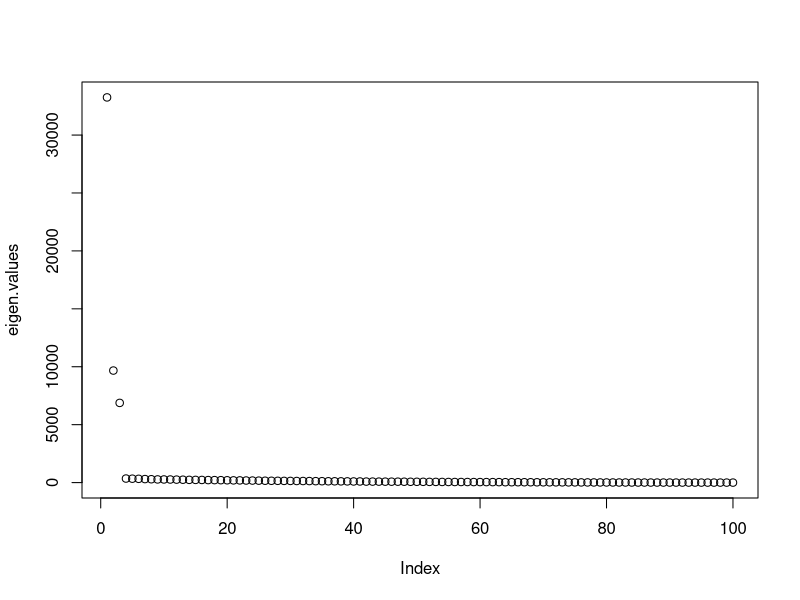
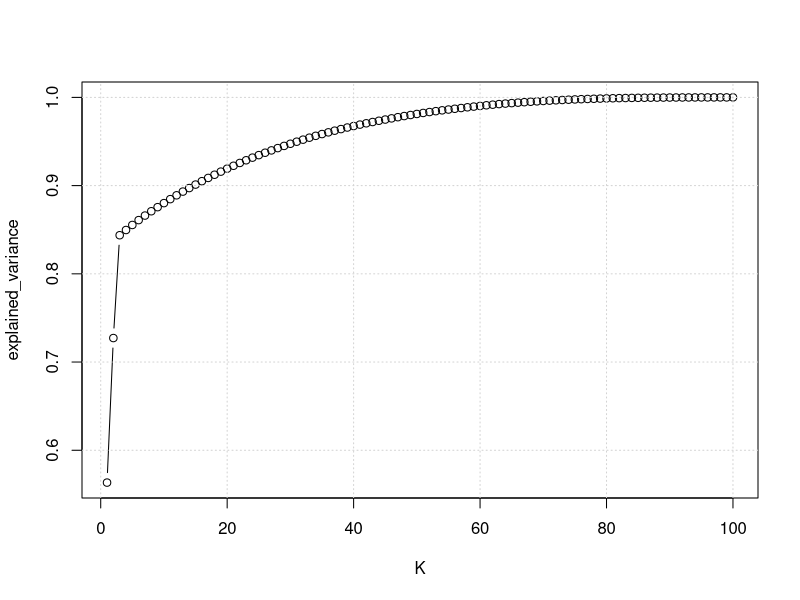
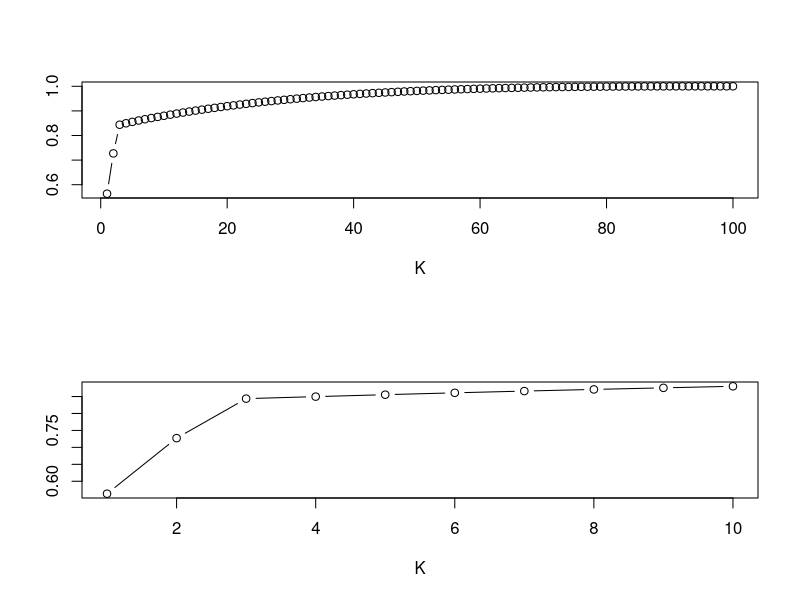

Reproduce these figures in R, in order.
setwd("E:/Magisterka/semestr2/ET/Lab3")
library(readxl)
data1 <- read_excel('dataLab3.xlsx', col_names = FALSE)
data2 <- read_excel('RB.xlsx', col_names = FALSE)
Y <- as.matrix(data1)
N <- ncol(Y)
T <- nrow(Y)
#estimator factor model
eigen.decomp <- eigen(Y %*% t(Y))
eigen.values <- eigen.decomp$values
eigen.vectors <- eigen.decomp$vectors
plot(eigen.values) # to check how many eigen.values take, in that case we take 3 eigen values
K <- 5
F.hat <- sqrt(T) * eigen.vectors[, 1:K]
lambda.hat <- t(F.hat) %*% Y / T
#portion of explained variance:
explained_variance <- cumsum(eigen.values) / sum(eigen.values)
plot(1:T, explained_variance, xlab = 'K', type = 'b')
grid()
#function returning which K we should choose
factor.model.est <- function(Y, K_max)
{
  F <- sqrt(T) * eigen.vectors[, 1:K_max]
  lambda <- t(F) %*% Y / T
  e <- Y - F %*% lambda
  sigma_est <- sum(e ^ 2) / (N * T) # for K_max
  
  PC1 <- 1:K_max
  IPC1 <- 1:K_max
  for (K in 1:K_max)
  {
    F <- sqrt(T) * eigen.vectors[, 1:K]
    lambda <- t(F) %*% Y / T
    e <- Y - F %*% lambda
    V <- sum(e ^ 2) / (N * T)
    # we calculate PC1 and IPC1
    PC1[K] <-
      V + K * sigma_est * ((N + T) / (N * T)) * log(N * T / (N + T))
    IPC1[K] <-
      log(V) + K * ((N + T) / (N * T)) * log(N * T / (N + T))
  }
  #we choose minimums
  min_PC1 <- min(PC1)
  min_IPC1 <- min(IPC1)
  # we take the value of K for minimum
  PC1_K <- which(PC1 == min_PC1)
  IPC1_K <- which(IPC1 == min_IPC1)
  
  # F.hat <- sqrt(T) * eigen.vectors[, 1:final_K]
  # lambda.hat <- t(F.hat) %*% Y / T
  return (list(PC1_K, IPC1_K))
  #return (list(F.hat = F.hat,lambda.hat = lambda.hat))
}

res <- factor.model.est(Y, 10)
#res$F.hat
#res$lambda.hat



data1 <- read_excel('dataLab3.xlsx', col_names = FALSE)
Y <- as.matrix(data1)
eigen.decomp <- eigen(Y%*%t(Y))
eigen.values <- eigen.decomp$values
explained_variance <- cumsum(eigen.values)/sum(eigen.values)
par(mfrow=c(2,1))
plot(1:T,explained_variance,xlab = 'K', ylab = '',type = 'b')
plot(1:10,explained_variance[1:10],xlab = 'K', ylab = '',type = 'b')